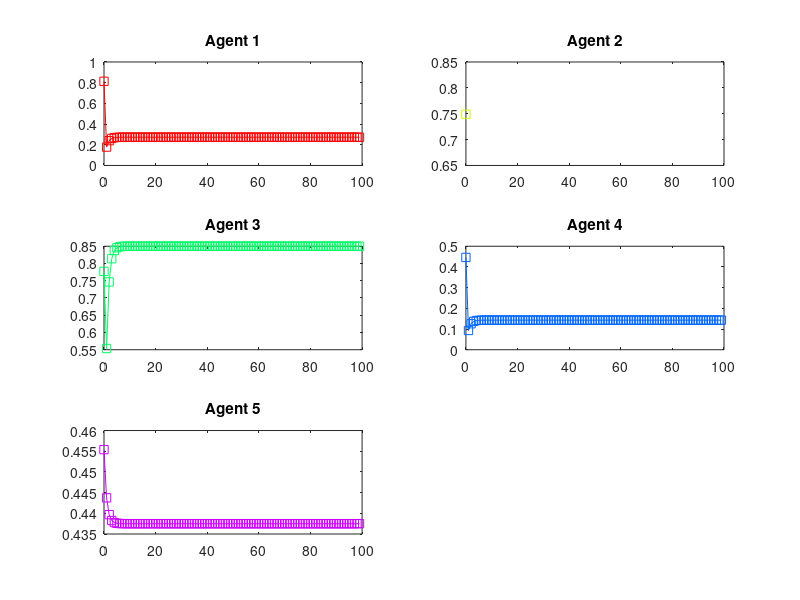

Here is the MATLAB script that generated this plot:

% INITIALIZATION

% global start time 
start_time = 1;

% global end time 
steps = 100;   

% step size
delta_t = 0.1; 

% update
update = 0.5;

% number of agents
number_agents = 5;

% Make a random field
state = zeros(number_agents,steps); 


% Initial Values
for agents = 1:number_agents
    state(agents,1) = rand(1);
end


% make aggimpact

aggimpact = double(number_agents);

% CREATE VARIABLE CONTAINING CONNECTION WEIGHTS FOR THE CONNECTIONS BETWEEN
% AGENTS

% calculating chance by given a percentage for zero
chanceZero = 0.4;

% calculating chance by given a percentagemore then zero
chanceRest = ((1-chanceZero)/9); 

%make a vector with random numbers given by number of agents
r=rand(number_agents); 

% make probability vector
prob=[chanceZero,chanceRest,chanceRest,chanceRest,chanceRest,chanceRest,chanceRest,chanceRest,chanceRest,chanceRest,chanceRest];
prob = cumsum(prob);
% values corresponding to the probabilities
value=[0,.1,.2,.3,.4,.5,.6,.7,.8,.9,1];   

% calculate weights
weights = arrayfun(@(z)(value(find(z<=prob,1,'first'))), r);
  

%CALCULATING STATES OF AGENTS

% initializing time
time = start_time + delta_t;

% finding the scalefactor without subtracting own value for a given agent
sumColumn = ((sum(weights,1)));

% find the overall sum of the given row without subtracting own value for that agent
sumRow = ((sum(weights,2))); 


for agents = 1:number_agents
    % calculate the aggimpact (Sum from Row - own value)/ SumColumn - own value
   aggimpact(agents) = ((sumRow(agents) - weights(agents,agents))/(sumColumn(agents)-weights(agents,agents)));
end   

% calculating new states of agent
%initializing step
stateNumber = 2;
intermediate_state = zeros(number_agents);
intermediate_state(agents) = state(agents,1);
while start_time < steps 
    step = 1;
   
    for agents = 1:number_agents
        
    end
    
    while step <= 10 
        start_time = start_time + delta_t;
        for agents = 1:number_agents
        % update rule state(t+delta_t) = state(t)(update(aggimpact(choosen agent)delta_t
        
        
    
        % applying the update rule
            intermediate_state(agents) = intermediate_state(agents)+(update*aggimpact(agents)-intermediate_state(agents))*delta_t;  
        end
        % higher step
        step = step + 1;
        
    end
    
    for agents = 1:number_agents
        % When the state of a agent is bigger then 1,make the state 1.
        if intermediate_state(agents) > 1
            intermediate_state(agents) = 1;
        end
            
         state(agents,stateNumber) = intermediate_state(agents);

    end
    
    stateNumber = stateNumber + 1;
end

% MAKE A PLOT

% make a output Variable
output = zeros(number_agents,steps);

% make for every agent another color for the plot
cmap = hsv(number_agents);

% Setting Stepsize for every point on plot
x = 0:1:steps-1;

% printing a plot with the states


% convert given states to a output
for i=1:number_agents
    for t = 1:steps
    eval(sprintf('output_a%d(%d) = state(%d,%d)', i,t,i,t));
    end
end

% finally print plot
hold on;
for output= 1:number_agents
    subplot(3,2,output);
    eval(sprintf('plot(x,output_a%d,''-s'',''Color'',cmap(output,:))',output)); 
    eval(sprintf('title(''Agent %d'')',output));
end
hold off;
